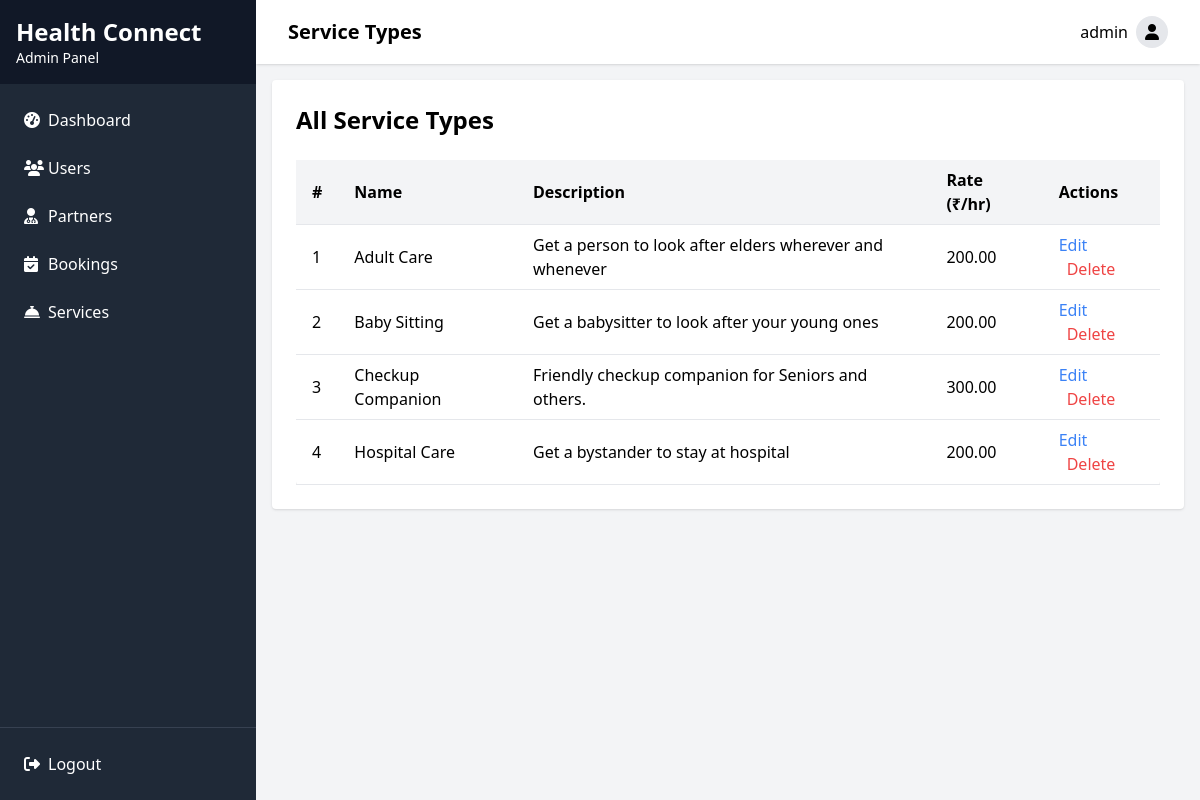
The app's page /adminapp/services/ (signed in) with its own data.
### authentication/models.py (models this page shows, shortened)
class CustomUser(AbstractBaseUser):
    phone_number = models.CharField(max_length=15, unique=True)
    email = models.EmailField(unique=True)
    full_name = models.CharField(max_length=255)
    is_partner = models.BooleanField(default=False)
    USERNAME_FIELD = 'phone_number'
    REQUIRED_FIELDS = ['email', 'full_name']
    is_staff = models.BooleanField(default=False)
    is_active = models.BooleanField(default=True)
    is_superuser = models.BooleanField(default=False)
    objects = UserManager()

class ServiceType(models.Model):
    SERVICE_CHOICES = (
        ('hospital_care', 'Hospital Care'),
        ('checkup_companion', 'Checkup Companion'),
        ('adult_care', 'Adult Care'),
        ('baby_sitting', 'Baby Sitting'),
    )
    name = models.CharField(max_length=50, choices=SERVICE_CHOICES, unique=True)
    description = models.TextField()
    base_hourly_rate = models.DecimalField(max_digits=10, decimal_places=2)

### adminapp/views.py (the view)
    def wrapper(request, *args, **kwargs):
        if not request.user.is_authenticated or not request.user.is_superuser:
            return redirect('adminapp:login')
        return view_func(request, *args, **kwargs)

### adminapp/views.py (called while the page is built, shortened)
def admin_required(view_func):
    def wrapper(request, *args, **kwargs):
        if not request.user.is_authenticated or not request.user.is_superuser:
            return redirect('adminapp:login')
        return view_func(request, *args, **kwargs)
    return wrapper

@admin_required
def service_list(request):
    services = ServiceType.objects.all().order_by('name')
    return render(request, 'adminapp/service_list.html', {'services': services})

### adminapp/templates/adminapp/service_list.html (shortened to what this page needs)
{% extends 'adminapp/base.html' %}
{% block header %}Service Types{% endblock %}
{% block content %}
<div class="mb-6">
    <h2 class="text-2xl font-semibold">All Service Types</h2>
</div>
<div class="overflow-x-auto">
    <table class="min-w-full bg-white rounded shadow">
        <thead>
            <tr class="bg-gray-100 text-left">
                <th class="py-2 px-4 border-b">#</th>
                <th class="py-2 px-4 border-b">Name</th>
                <th class="py-2 px-4 border-b">Description</th>
                <th class="py-2 px-4 border-b">Rate (₹/hr)</th>
                <th class="py-2 px-4 border-b">Actions</th>
            </tr>
        </thead>
        <tbody>
            {% for service in services %}
            <tr class="hover:bg-gray-50">
                <td class="py-2 px-4 border-b">{{ forloop.counter }}</td>
                <td class="py-2 px-4 border-b">{{ service.get_name_display }}</td>
                <td class="py-2 px-4 border-b">{{ service.description }}</td>
                <td class="py-2 px-4 border-b">{{ service.base_hourly_rate }}</td>
                <td class="py-2 px-4 border-b space-x-2">
                    <button
                        onclick="document.getElementById('editModal{{ service.id }}').showModal()"
                        class="text-blue-500 hover:underline">Edit</button>
                    <form method="post" class="inline" onsubmit="return confirm('Delete this service?');">
                        <button type="submit" name="delete_service" class="text-red-500 hover:underline">Delete</button>
                    </form>
                </td>
            </tr>
            {% empty %}
            <tr>
                <td colspan="5" class="py-4 text-center text-gray-500">No services found</td>
            </tr>
            {% endfor %}
        </tbody>
    </table>
</div>
{% endblock %}

### adminapp/templates/adminapp/base.html (shortened to what this page needs)
<!DOCTYPE html>
<html lang="en">
<head>
    <script src="https://cdn.tailwindcss.com"></script>
    <link rel="stylesheet" href="https://cdnjs.cloudflare.com/ajax/libs/font-awesome/6.4.0/css/all.min.css">
</head>
<body class="bg-gray-100 min-h-screen flex flex-col">
    {% if user.is_authenticated and user.is_superuser %}
    <div class="flex min-h-screen">
        <div class="bg-gray-800 text-white w-64 flex flex-col">
            <div class="p-4 bg-gray-900">
                <h2 class="text-2xl font-bold">Health Connect</h2>
                <p class="text-sm">Admin Panel</p>
            </div>
            <nav class="flex-1 p-4">
                <ul>
                    <li class="mb-2">
                        <a href="{% url 'adminapp:dashboard' %}" class="flex items-center p-2 rounded hover:bg-gray-700">
                            <i class="fas fa-tachometer-alt w-6"></i>
                            <span>Dashboard</span>
                        </a>
                    </li>
                    <li class="mb-2">
                        <a href="{% url 'adminapp:user_list' %}" class="flex items-center p-2 rounded hover:bg-gray-700">
                            <i class="fas fa-users w-6"></i>
                            <span>Users</span>
                        </a>
                    </li>
                    <li class="mb-2">
                        <a href="{% url 'adminapp:partner_list' %}" class="flex items-center p-2 rounded hover:bg-gray-700">
                            <i class="fas fa-user-md w-6"></i>
                            <span>Partners</span>
                        </a>
                    </li>
                    <li class="mb-2">
                        <a href="{% url 'adminapp:booking_list' %}" class="flex items-center p-2 rounded hover:bg-gray-700">
                            <i class="fas fa-calendar-check w-6"></i>
                            <span>Bookings</span>
                        </a>
                    </li>
                    <li class="mb-2">
                        <a href="{% url 'adminapp:service_list' %}" class="flex items-center p-2 rounded hover:bg-gray-700">
                            <i class="fas fa-concierge-bell w-6"></i>
                            <span>Services</span>
                        </a>
                    </li>
                </ul>
            </nav>
            <div class="p-4 border-t border-gray-700">
                <a href="{% url 'adminapp:logout' %}" class="flex items-center p-2 rounded hover:bg-gray-700">
                    <i class="fas fa-sign-out-alt w-6"></i>
                    <span>Logout</span>
                </a>
            </div>
        </div>
        <div class="flex-1 flex flex-col overflow-hidden">
            <header class="bg-white shadow">
                <div class="max-w-7xl mx-auto px-4 sm:px-6 lg:px-8 py-4 flex justify-between items-center">
                    <h1 class="text-xl font-semibold">{% block header %}Dashboard{% endblock %}</h1>
                    <div class="flex items-center">
                        <span class="mr-2">{{ user.full_name }}</span>
                        <button class="rounded-full h-8 w-8 bg-gray-200 flex items-center justify-center">
                            <i class="fas fa-user"></i>
                        </button>
                    </div>
                </div>
            </header>
            <main class="flex-1 overflow-auto p-4">
                <div class="bg-white p-6 rounded shadow">
                    {% block content %}{% endblock %}
                </div>
            </main>
        </div>
    </div>
    {% endif %}
</body>
</html>

### records on screen
CustomUser: full_name "admin"
ServiceType: name "Adult Care", description "Get a person to look after elders wherever and whenever", base_hourly_rate "200.00"
ServiceType: name "Baby Sitting", description "Get a babysitter to look after your young ones", base_hourly_rate "200.00"
ServiceType: name "Checkup Companion", description "Friendly checkup companion for Seniors and others.", base_hourly_rate "300.00"
ServiceType: name "Hospital Care", description "Get a bystander to stay at hospital", base_hourly_rate "200.00"
